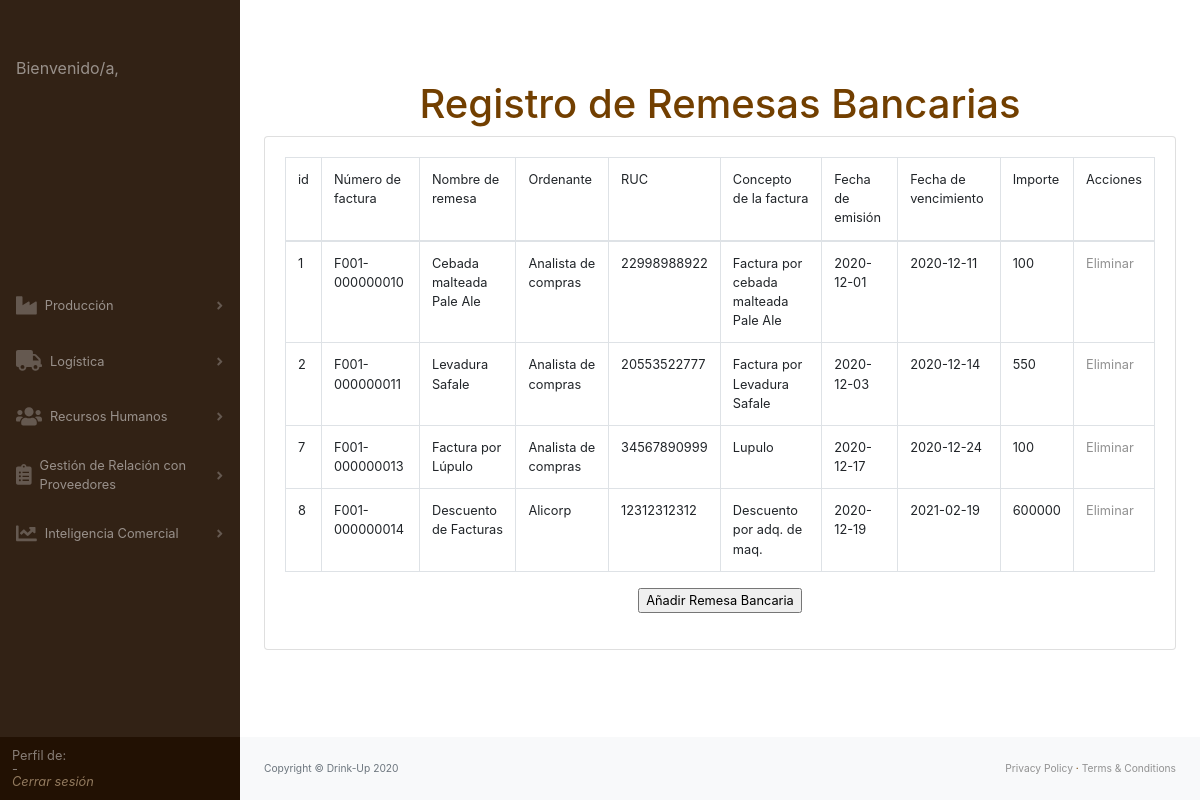
The app's page /grpRemesa.php with its own data.
### tables this page shows
CREATE TABLE `grpremesas` (
  `idFactura` int(11) NOT NULL,
  `numFactura` varchar(100) NOT NULL,
  `NomRemesa` varchar(100) NOT NULL,
  `Ordenante` varchar(100) NOT NULL,
  `RUC` varchar(100) NOT NULL,
  `ConcepFactura` varchar(100) NOT NULL,
  `Fecha_emi` date NOT NULL,
  `Fecha_venc` date NOT NULL,
  `Importe` varchar(100) NOT NULL
);

### grpRemesa.php (the view, shortened to what this page needs)
<!DOCTYPE html>
<html lang="en">
<head>
    <link rel="stylesheet" href="css/styles.css">
    <link href="https://cdn.datatables.net/1.10.20/css/dataTables.bootstrap4.min.css" rel="stylesheet" />
</head>
<body class="sb-nav-fixed">
    <div id="layoutSidenav">
        <?php include("lateralBar.php") ?>
        <div id="layoutSidenav_content">
            <main>
                <div class="container-fluid">
                    <center>
                        <h1 class="mt-4">Registro de Remesas Bancarias</h1>
                        <div class="card mb-4">
                        <div class="card-body">
                            <div class="table-responsive">
                                <form action="grpNuevaRemesa.php" method="POST">
                                    <?php
                                    $conexion = mysqli_connect("localhost","root","","bd_erp");
                                    $sentencia = "SELECT * FROM grpremesas;";
                                    $resultado = mysqli_query($conexion,$sentencia);
                                    $numFilas = mysqli_num_rows($resultado);
                                    echo "<table class='table table-bordered' id='dataTable' width='100%' cellspacing='0'>";
                                    echo "<thead>";
                                    echo "<tr>";
                                    echo "<td>id</td>";
									echo "<td>Número de factura</td>";
                                    echo "<td>Nombre de remesa</td>";
                                    echo "<td>Ordenante</td>";
                                    echo "<td>RUC</td>";
                                    echo "<td>Concepto de la factura</td>";
                                    echo "<td>Fecha de emisión</td>";
									echo "<td>Fecha de vencimiento</td>";
									echo "<td>Importe</td>";
                                    echo "<td>Acciones</td>";
                                    echo "</tr>";
                                    echo "<thead>";
                                    echo "<tbody>";
                                    $i = 1;
                                    while ($i <= $numFilas)
                                    {
                                        $registro = mysqli_fetch_row($resultado);
                                        echo "<tr>";
                                        echo "<td>",$registro[0],"</td>";
                                        echo "<td>",$registro[1],"</td>";
                                        echo "<td>",$registro[2],"</td>";
                                        echo "<td>",$registro[3],"</td>";
                                        echo "<td>",$registro[4],"</td>";
                                        echo "<td>",$registro[5],"</td>";
                                        echo "<td>",$registro[6],"</td>";
                                        echo "<td>",$registro[7],"</td>";
										echo "<td>",$registro[8],"</td>";
                                        echo "<td> <a href='grpEliminarRemesa.php?numFactura=$registro[1]'>Eliminar</a></td>";
                                        echo "</tr>";
                                        $i = $i + 1;
                                    }
                                    echo "</tbody>";
                                    echo "</table>";
                                    ?>
                                    <p>
                                        <input type="submit" value="Añadir Remesa Bancaria">
                                    </p>
                                </form>
                            </div>
                        </div>
                    </div>
                    </center>
                </div>
            </main>
            <footer class="py-4 bg-light mt-auto">
                <div class="container-fluid">
                    <div class="d-flex align-items-center justify-content-between small">
                        <div class="text-muted">Copyright &copy; Drink-Up 2020</div>
                        <div>
                            <a href="#">Privacy Policy</a>
                            &middot;
                            <a href="#">Terms &amp; Conditions</a>
                        </div>
                    </div>
                </div>
            </footer>
        </div>
</body>
</html>

### records on screen
grpremesas: idFactura "1", numFactura "F001-000000010", NomRemesa "Cebada malteada Pale Ale", Ordenante "Analista de compras", RUC "22998988922", ConcepFactura "Factura por cebada malteada Pale Ale", Fecha_emi "2020-12-01", Fecha_venc "2020-12-11", Importe "100"
grpremesas: idFactura "2", numFactura "F001-000000011", NomRemesa "Levadura Safale", Ordenante "Analista de compras", RUC "20553522777", ConcepFactura "Factura por Levadura Safale", Fecha_emi "2020-12-03", Fecha_venc "2020-12-14", Importe "550"
grpremesas: idFactura "7", numFactura "F001-000000013", NomRemesa "Factura por Lúpulo", Ordenante "Analista de compras", RUC "34567890999", ConcepFactura "Lupulo", Fecha_emi "2020-12-17", Fecha_venc "2020-12-24", Importe "100"
grpremesas: idFactura "8", numFactura "F001-000000014", NomRemesa "Descuento de Facturas", Ordenante "Alicorp", RUC "12312312312", ConcepFactura "Descuento por adq. de maq.", Fecha_emi "2020-12-19", Fecha_venc "2021-02-19", Importe "600000"
